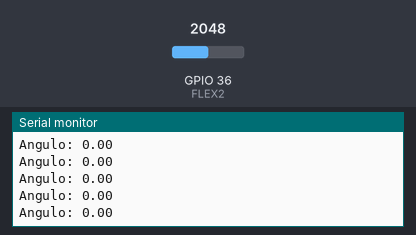
The sketch below on a simulated ESP32. Parts: the last lines printed to the serial monitor. The inputs (shaded band) are chosen by the test bench; at power-on: GPIO 36 (FLEX2) = 2048.

Above: at 1.2 s.
1.3 s: GPIO 36 (FLEX2) set to 1228
At 2.1 s:
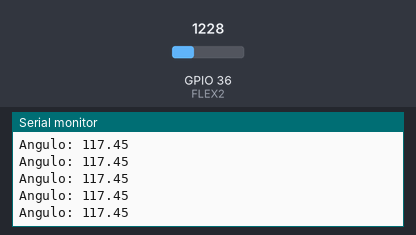
2.8 s: GPIO 36 (FLEX2) set to 491
At 3.5 s:
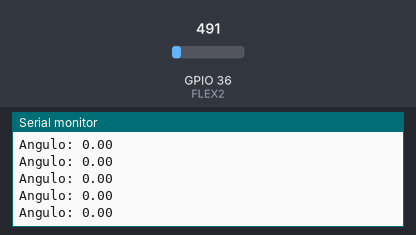

The sketch:

PRUEBA_FINAL_FLEX.ino
```cpp
#define FLEX1 39
#define FLEX2 36


float impresion1 = 0;
float impresion2 = 0;
float tension = 0;
float flex = 0;
float angulo = 0;

float V_min = 0.5;  // Sustituir con el voltaje medido a 0 grados
float V_max = 1.25;  // Sustituir con el voltaje medido a 180 grados
float V_90 = 0.85;


void setup() {
  pinMode(FLEX1, INPUT);
  pinMode(FLEX2, INPUT);

  Serial.begin(9600);
}

void loop() {

  flex = analogRead(FLEX2);
  tension = obtenerTension(flex);
  obtenerAngulo(tension);

  //delay(500);

  //  Serial.print("Flex 50k: ");
  // Serial.println(impresion1);

  /*
    impresion2 = analogRead(FLEX2);
    Serial.print("Flex 30k: ");
    Serial.println(impresion2);
  */
}


float obtenerTension(float flex) {
  float tension = 0;
  tension = (flex / 4096) * 3.3;
  //Serial.print("tensión: ");
  //Serial.println(tension);
  return tension;
}

float obtenerAngulo(float tension) {

  //angulo = ((tension - 0.997) / (1.87 - 0.997)) * 180;
  //((tension * (-90)) + 180);
  if (tension >= V_min && tension <= V_max) {
    // Cálculo del ángulo usando interpolación lineal
    angulo = (tension - V_min) / (V_max - V_min) * 180;
  } else {
    angulo = 0; // Valor fuera de rango o error
  }

  Serial.print("Angulo: ");
  Serial.println(angulo);

  return angulo;
}
```

Measured:
- after the input at 1.3 s, the serial monitor: prints a new line at once (image 1)
